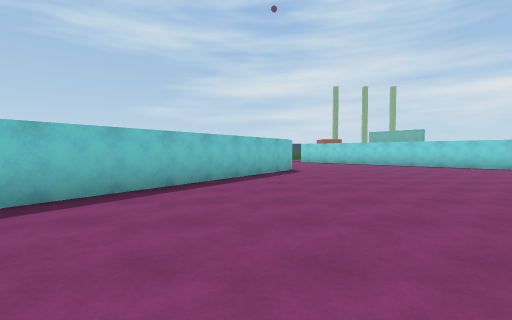
[1] (above)

17 first-person views from a walk through a Unity game level. The camera is 1.3 m above the floor, tilts 2° down and sees 85° across. The floor is counted in squares, 2 m on a side. Each view is taken from the middle of a square. On the plan, view 1 faces up. The plan holds only what a view shows up to about 9 squares ahead; the rest is blank. The place goes on beyond the plan. The player character is not drawn.

[2]
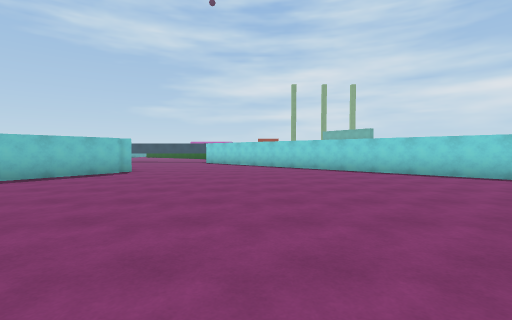

[3]
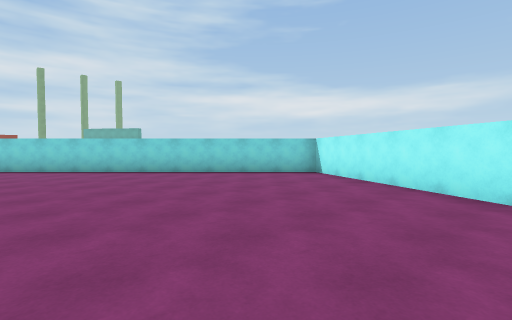

[4]
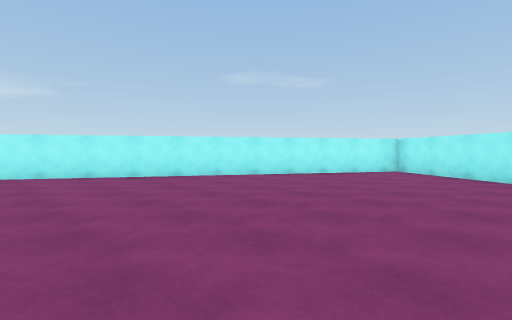

[5]
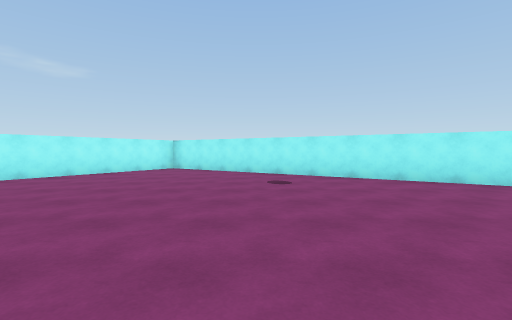

[6]
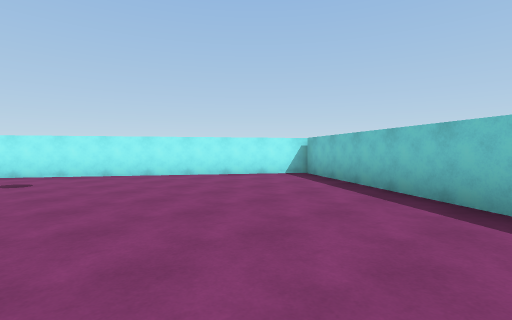

[7]
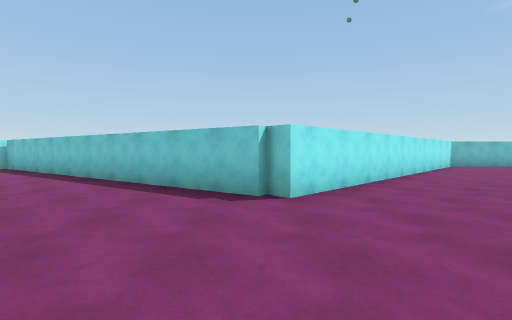

[8]
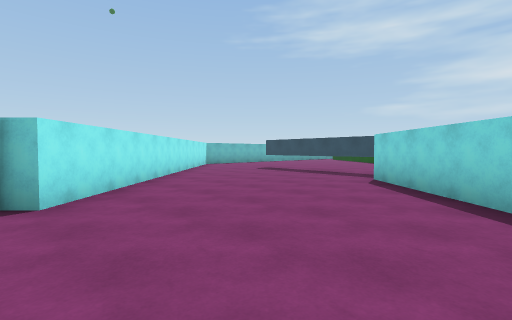

[9]
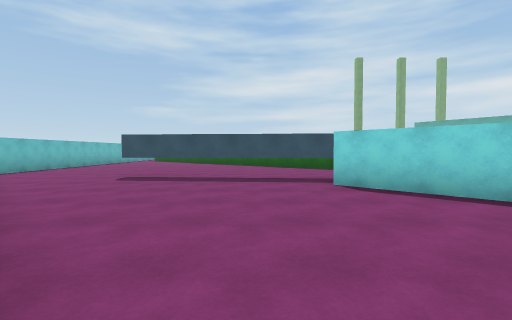

[10]
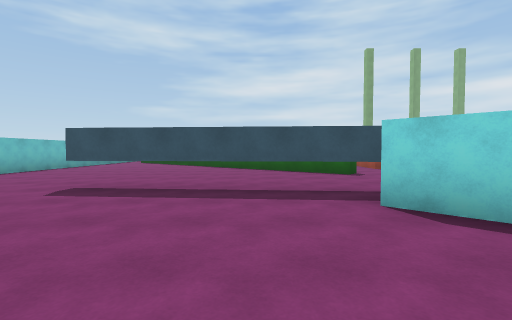

[11]
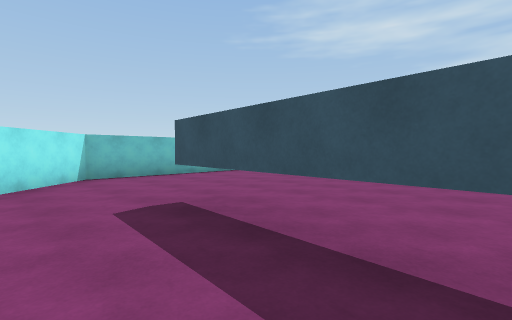

[12]
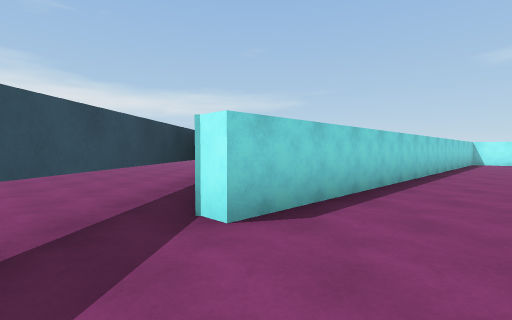

[13]
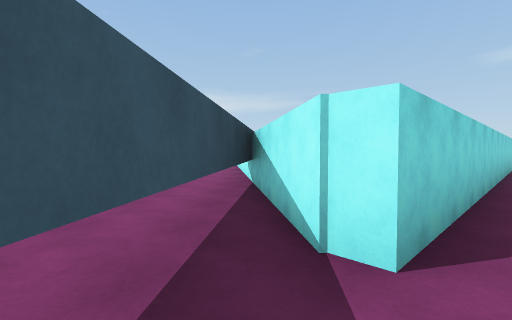

[14]
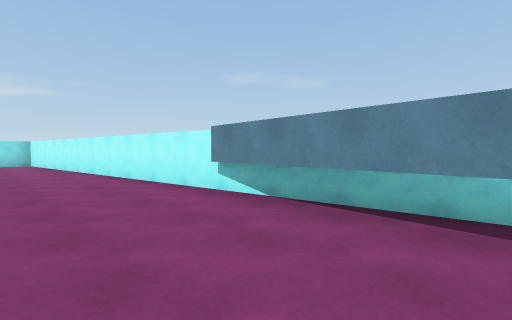

[15]
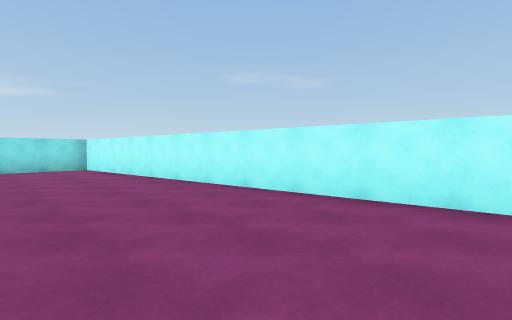

[16]
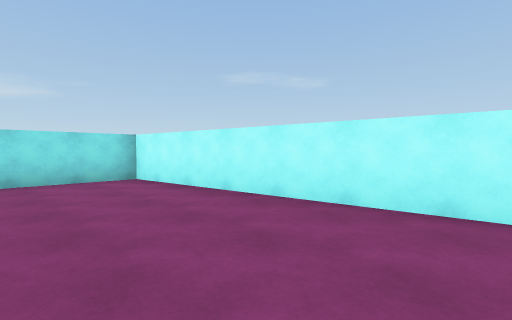

[17]
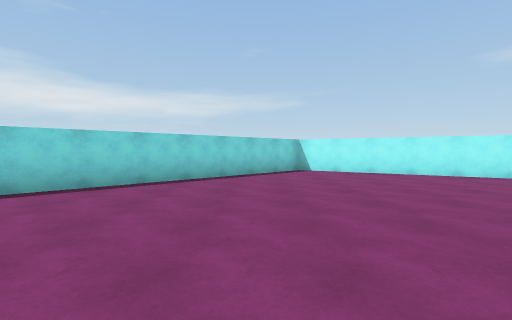

### Floor plan
Key: @ floor where view 1 was taken; # wall or solid block; . floor; = window, fence, low wall or low ledge; ^ raised ledge; T thing the floor can be seen under or through.
Columns run from 6 left of view 1 to 19 right of it. Each row starts with its distance up from view 1.
 20 #.......=^=..............#
 19 #........................#
 18 #........................#
 17 #...TTTTTT.........#######
 16 #.........##########
 15 ##.......##
 14  ##.......#
 13   ##......##
 12    ##......##
 11     ##......##
 10      ##......##
  9       ##......##
  8       ##.......##
  7      ##.........##
  6      #...........##
  5     ##............#
  4    ##............##
  3    #.............#
  2   ##............##
  1  ##.............#
  0  ##...@........##
 -1   ##..........##
 -2    ###........#
 -3      ##......##
 -4       ###....#
 -5         ##..##
 -6          ####

Where each view was taken, in squares from view 1:
view 1: 0 up, 0 right, facing up
view 2: 1 up, 5 right, facing up
view 3: 1 up, 5 right, facing up-right
view 4: 3 up, 2 right, facing down-right
view 5: 4 up, 2 right, facing down
view 6: 5 up, 2 right, facing down-left
view 7: 9 up, 5 right, facing left
view 8: 9 up, 5 right, facing up-left
view 9: 10 up, 1 right, facing up
view 10: 12 up, 1 right, facing up
view 11: 15 up, 1 right, facing up-left
view 12: 15 up, 0 right, facing right
view 13: 16 up, 1 right, facing right
view 14: 19 up, 4 right, facing down-right
view 15: 20 up, 8 right, facing down-right
view 16: 20 up, 12 right, facing down-right
view 17: 7 up, 3 right, facing right
